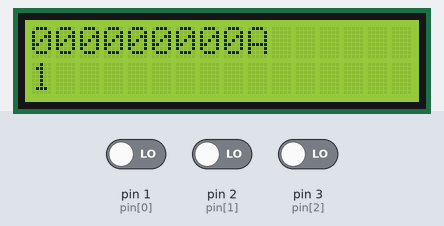
A sketch run on a simulated Arduino Uno, built with avr-gcc and run on an emulated ATmega328P. Parts: 16×2 character LCD. The inputs (shaded band) are chosen by the test bench; at power-on: pin 1 (pin[0]) LOW, pin 2 (pin[1]) LOW, pin 3 (pin[2]) LOW.

Above: at 1.2 s.
1.3 s: pin 1 (pin[0]) driven HIGH
At 2.7 s:
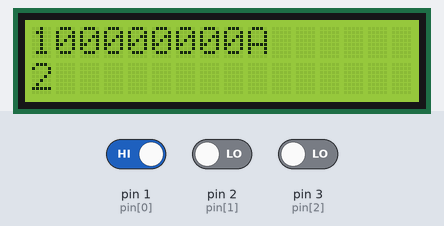
4.3 s: pin 2 (pin[1]) driven HIGH
At 5.8 s:
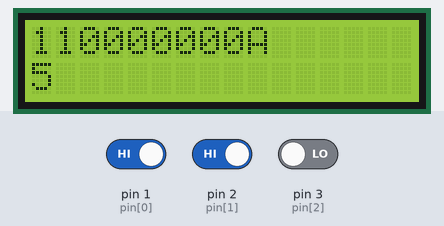
7.3 s: pin 3 (pin[2]) driven HIGH
At 8.8 s:
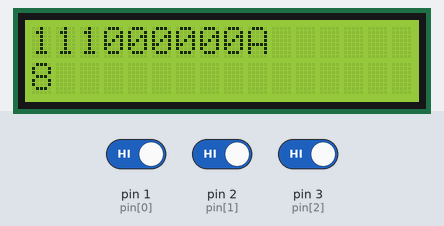
10.3 s: pin 1 (pin[0]) driven LOW
At 11.7 s:
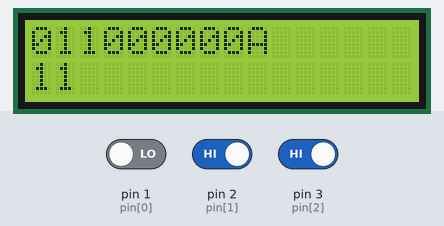
12.5 s: pin 2 (pin[1]) driven LOW
At 13.4 s:
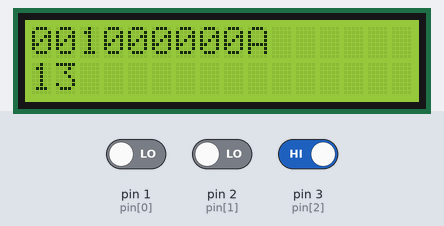
15.5 s: pin 3 (pin[2]) driven LOW
At 16.4 s:
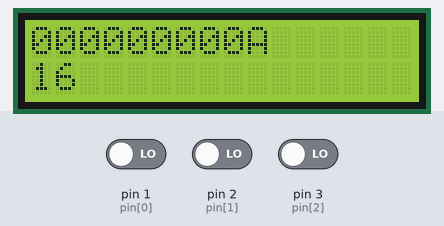
Timing chart, 0 to 18.5 s (numbered marks = the images above; inputs shaded):
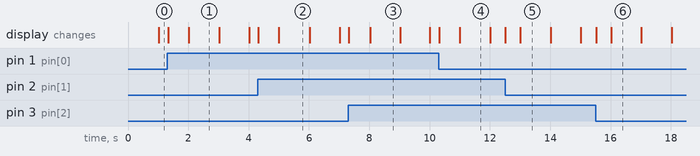

The sketch:

lcd_test.ino
```cpp
#include <Wire.h>
#include <LiquidCrystal.h>

// initialize the library with the numbers of the interface pins
LiquidCrystal lcd(8, 9, 4, 5, 6, 7);

int values[4];
int pin[] = {1,2,3,4,5,6,7,8,9};
int pin_size = sizeof(pin) / sizeof(pin[0]);

void setup() {
	lcd.begin(16, 2);
	// lcd.print('.');
	lcd.print(pin_size);

    // for(int i=0; i < pin_size; i++)
	// {
 	//	pinMode(pin[i], INPUT);
 	//}
	lcd.print('..');
}

void loop() {

	digitalWrite(A1, HIGH);
	pinMode(A1, INPUT);

    for(int i=0; i < pin_size; i++)
	{
		lcd.setCursor(i, 0);
		int my_value = digitalRead(pin[i]);
		lcd.print(my_value);
		lcd.print("A");
	}
	lcd.setCursor(0, 1);
	lcd.print(millis()/1000);
}
```

Measured:
- what the display in image 1 shows lasts 1.0 s, from 2.0 s to 3.0 s
